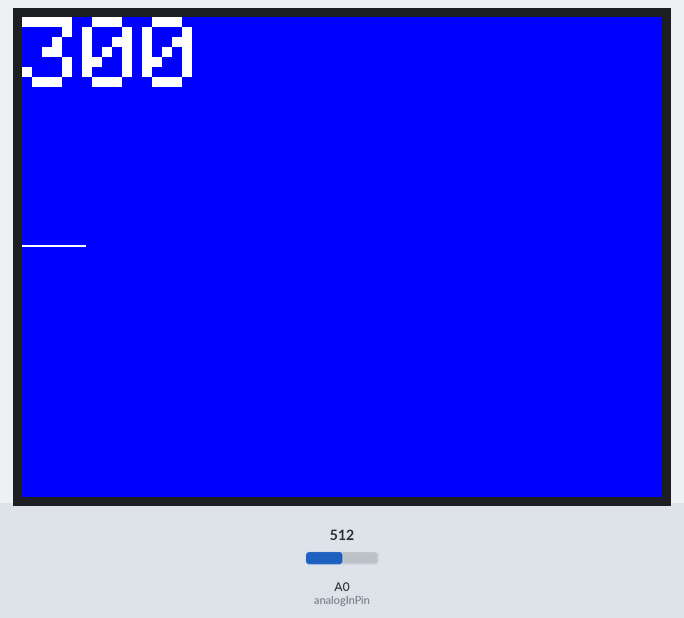
The sketch below on a simulated Arduino Uno, built with avr-gcc and run on an emulated ATmega328P. Shown: 320×240 colour display. Inputs (shaded band) come from the test bench; at power-on: A0 (analogInPin) = 512.

Above: at 1.4 s.
1.5 s: A0 (analogInPin) set to 716
At 1.88 s:
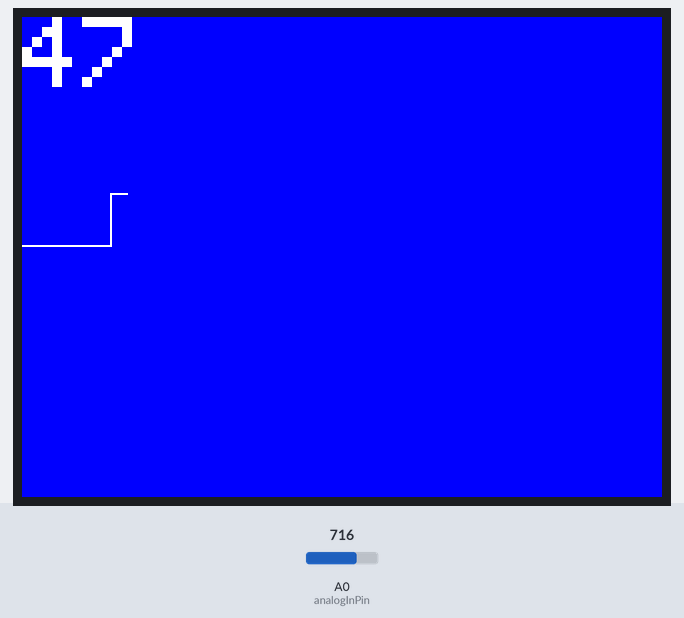
3.2 s: A0 (analogInPin) set to 900
At 3.69 s:
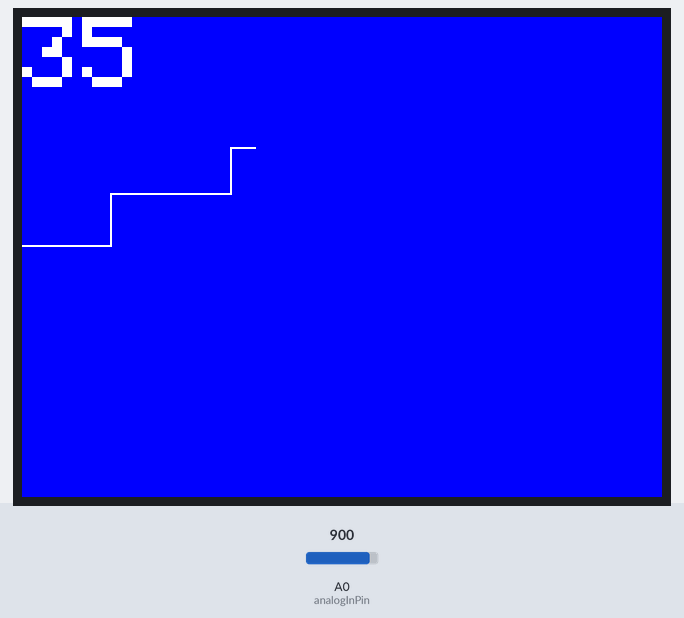
4.7 s: A0 (analogInPin) set to 1023
At 5.5 s:
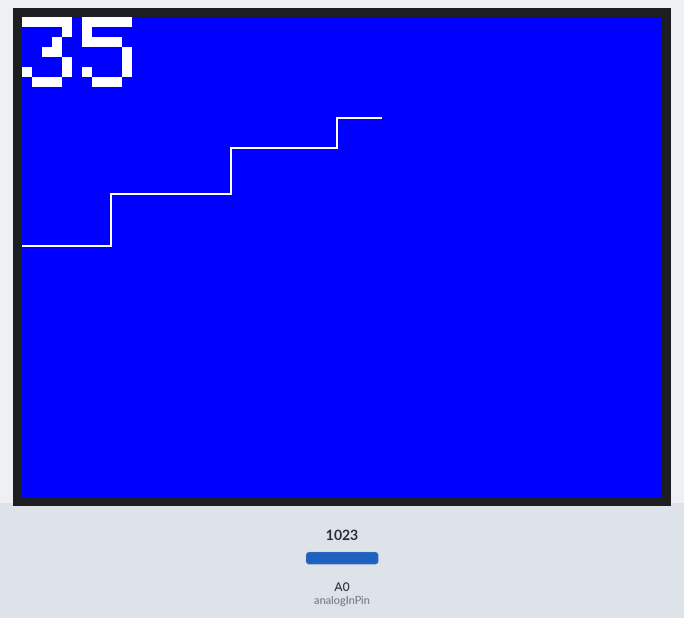
Timing chart, 0 to 7.7 s (numbered marks = the images above; inputs shaded):
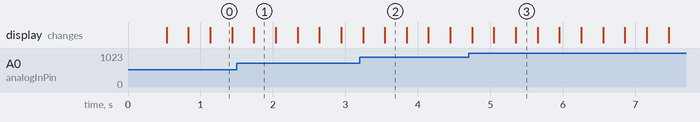

The sketch:

heart_monitor.ino
```cpp
// * ECG displayed on Adafruit 2.8" LCD v.1 * //
// * using Arduino UNO board * //
// * Written by S.Van Voorst * //

// ************************************************************ //
// *  This source code is provided by the author "AS IS",   * //
// *  without warranty of any kind, either express or implied.  * //
// ************************************************************ //

// Serial Peripheral Interface
// http://arduino.cc/en/Reference/SPI
#include "SPI.h"
#include "Adafruit_GFX.h"    // Core graphics library
#include "Adafruit_ILI9341.h" // Hardware-specific library
#include "Timer.h"

extern "C" {
#include "heart_rate_detector_arduino_interface.h"
}

// The control pins for the LCD can be assigned to any digital or
// analog pins...but we'll use the analog pins as this allows us to
// double up the pins with the touch screen (see the TFT paint example).
#define LCD_CS A3 // Chip Select goes to Analog 3
#define LCD_CD A2 // Command/Data goes to Analog 2
#define LCD_WR A1 // LCD Write goes to Analog 1
#define LCD_RD A0 // LCD Read goes to Analog 0

#define LCD_RESET A4 // Can alternately just connect to Arduino's reset pin

// For the Adafruit shield, these are the default.
#define TFT_DC 9
#define TFT_CS 10

#define BACKGROUND_COLOR ILI9341_BLUE
#define TEXT_COLOR ILI9341_WHITE
#define LINE_COLOR ILI9341_WHITE

// Use hardware SPI (on Uno, #13, #12, #11) and the above for CS/DC
Adafruit_ILI9341 tft = Adafruit_ILI9341(TFT_CS, TFT_DC);
Timer processSignalTimer;
Timer signalDisplayTimer;
Timer sensorDisplayTimer;

// Determined by AIN_SEL setting on A5 on Olimex, or A0 on BackyardBrains
const int analogInPin = A0;

// If BUFFER_LENGTH is around 640, then there is not enough memory.
// You can have a local variable of this size, but not a global.
const int BUFFER_LENGTH = 1;
int buffer[BUFFER_LENGTH];

int counter = 0;
int rawSensorValue = 0;
int sensorValue = 0;
float x1_global, y1_global, x2_global, y2_global;
// spacing = 0.25 is about 10 seconds across the screen
const float spacing = 0.25;
int heart_rate = 0;
int previous_heart_rate = 0;


void processSignal(void)
{
  // analogRead maps input voltages between 0 and 5 volts into
  // integer values between 0 and 1023 (unsigned 10 bit value,
  // returned in an int == int16 in the lower 10 bits.
  // An int stores a 16-bit (2-byte) value (int16)
  rawSensorValue = analogRead(analogInPin);
  sensorValue = rawSensorValue;
  heart_rate = heart_rate_detector_arduino_interface(rawSensorValue);

}

void displaySignal(void)
{
  //sensorValue = filtered_signal;
  sensorValue += 500;

  // tft.width() = 320
  // spacing = 0.5
  // tft.width()/spacing = 640
  if (counter > tft.width()/spacing) {
    counter = 0;
    // I think fillScreen takes long enough that I'm missing samples
    // because the heart rate measurement is always messed up after
    // fillScreen fires.  If you comment-out fillScreen, then the
    // heart rate is consistent, but the trace keeps going back over
    // itself.
    // Try overwriting the trace by reverting the color like I do in
    // displaying the heart rate.  It would require a vector of previous
    // values.
    tft.fillScreen(BACKGROUND_COLOR);

  }
  sensorValue = sensorValue >> 3;
  if (counter == 0) { x1_global = 0; y1_global = tft.height() - sensorValue; }
  if (counter > 0) {
    x2_global = counter*spacing;
    //  To make it right side up
    y2_global = tft.height() - sensorValue;
    tft.drawLine(x1_global, y1_global, x2_global, y2_global, LINE_COLOR);
    x1_global = x2_global;
    y1_global = y2_global;
  }
  counter++;
}


void displayHeartRate(void)
{
  // Set the cursor position before every print
  // Overwrite the old value with the background color
  if (previous_heart_rate != heart_rate) {
      tft.setTextColor(BACKGROUND_COLOR);
      tft.setCursor(0, 0);
      tft.println(previous_heart_rate);
      tft.setTextColor(TEXT_COLOR);
      tft.setCursor(0, 0);
      tft.println(heart_rate);
      previous_heart_rate = heart_rate;
    }
}

void setup()
{
  tft.begin();
  tft.fillScreen(BACKGROUND_COLOR);
  // setRotation(3) = landscape, right is the plugs
  // This makes it so I can see it right-side up when
  // plugged into the USB ports on the left of my laptop.
  tft.setRotation(3);
  tft.setTextSize(5);
  heart_rate_detector_arduino_interface_initialize();

  // Every n milliseconds.  5 ms = 200 samples/second = Fs of MIT database
  processSignalTimer.every(5, processSignal);
  signalDisplayTimer.every(7, displaySignal);
  sensorDisplayTimer.every(59, displayHeartRate);
  for (int n=0; n<BUFFER_LENGTH; n++) { buffer[n] = 0; }
}

void loop()
{
  processSignalTimer.update();
  signalDisplayTimer.update();
  sensorDisplayTimer.update();
}
```

heart_rate_detector_arduino_interface.c
```cpp
/*
 * File: heart_rate_detector_arduino_interface.c
 *
 * MATLAB Coder version            : 2.8
 * C/C++ source code generated on  : 23-Oct-2017 11:57:38
 */

/* Include Files */
#include "heart_rate_detector_arduino_interface.h"

/* Variable Definitions */
static int x1;
static int x2;
static int x3;
static int x4;
static int x5;
static int x6;
static int x7;
static int x8;
static int x9;
static int x10;
static int b_y1;
static int y2;
static int x;
static int data[32];
static int n;
static int b_x1;
static int b_x2;
static int b_x3;
static int b_x4;
static int runningSum;
static boolean_T runningSum_not_empty;
static int x0;
static int c_x1;
static int c_x2;
static int c_x3;
static int c_x4;
static int b_x5;
static int b_x6;
static int b_x7;
static int b_x8;
static int b_x9;
static int b_x10;
static int x11;
static int x12;
static int x13;
static int x14;
static int x15;
static int maxPeak;
static boolean_T maxPeak_not_empty;
static int lastDatum;
static unsigned int timeSinceMax;
static int count;
static int lastQRSDelay;
static unsigned char b_n;
static int z[8];
static int lastY;

/* Function Declarations */
static int deriv1(int b_x0);
static void deriv1_init(void);
static void filter8_init(void);
static int heart_rate_detector(int u);
static int hpfilt(int u);
static void hpfilt_init(void);
static int lpfilt(int b_x);
static void lpfilt_init(void);
static void qrs_delay_init(void);

/* Function Definitions */

/*
 * deriv1 implements the derivative approximation represented by
 *   the difference equation:
 *
 *  y[n] = 2*x[n] + x[n-1] - x[n-3] - 2*x[n-4]
 *
 *   The filter has a delay of 2.
 * Arguments    : int b_x0
 * Return Type  : int
 */
static int deriv1(int b_x0)
{
  int y;
  y = (((b_x0 << 1) + b_x1) - b_x3) - (b_x4 << 1);
  b_x4 = b_x3;
  b_x3 = b_x2;
  b_x2 = b_x1;
  b_x1 = b_x0;
  return y;
}

/*
 * Arguments    : void
 * Return Type  : void
 */
static void deriv1_init(void)
{
  b_x1 = 0;
  b_x2 = 0;
  b_x3 = 0;
  b_x4 = 0;
}

/*
 * Arguments    : void
 * Return Type  : void
 */
static void filter8_init(void)
{
  int i;
  b_n = 0;
  for (i = 0; i < 8; i++) {
    z[i] = 0;
  }

  lastY = 0;
}

/*
 * heart_rate_detector QRS detection based on heart_rate_detector in picqrs.c from
 *  Open Source ECG Analysis (OSEA)
 *  http://www.eplimited.com/confirmation.htm
 * Arguments    : int u
 * Return Type  : int
 */
static int heart_rate_detector(int u)
{
  int heart_rate;
  int lp;
  int hp;
  int d;
  int avg;
  int pk;
  int c[8];
  int m;
  int k;
  unsigned int y;
  unsigned int q;
  unsigned int b_x;
  heart_rate = 0;
  lp = lpfilt(u);
  hp = hpfilt(lp);
  d = deriv1(hp);

  /*  mvwint() implements a moving window integrator, averaging */
  /*  the signal values over the last 16 */
  avg = 0;
  if (!runningSum_not_empty) {
    runningSum = 0;
    runningSum_not_empty = true;
    x0 = 0;
    c_x1 = 0;
    c_x2 = 0;
    c_x3 = 0;
    c_x4 = 0;
    b_x5 = 0;
    b_x6 = 0;
    b_x7 = 0;
    b_x8 = 0;
    b_x9 = 0;
    b_x10 = 0;
    x11 = 0;
    x12 = 0;
    x13 = 0;
    x14 = 0;
    x15 = 0;
  } else {
    runningSum -= x15;
    x15 = x14;
    x14 = x13;
    x13 = x12;
    x12 = x11;
    x11 = b_x10;
    b_x10 = b_x9;
    b_x9 = b_x8;
    b_x8 = b_x7;
    b_x7 = b_x6;
    b_x6 = b_x5;
    b_x5 = c_x4;
    c_x4 = c_x3;
    c_x3 = c_x2;
    c_x2 = c_x1;
    c_x1 = x0;
    if (d < 0) {
      x0 = -d;
    } else {
      x0 = d;
    }

    runningSum += x0;
    avg = runningSum >> 4;
  }

  /*  peak() takes a datum as input and returns a peak height */
  /*  when the signal returns to half its peak height, or it has been */
  /*  95 ms since the peak height was detected. */
  pk = 0;
  if (!maxPeak_not_empty) {
    maxPeak = 0;
    maxPeak_not_empty = true;
    lastDatum = 0;
    timeSinceMax = 0U;
  } else {
    if (timeSinceMax > 0U) {
      timeSinceMax++;
    }

    if ((avg > lastDatum) && (avg > maxPeak)) {
      /*  rising slope */
      maxPeak = avg;
      if (maxPeak > 2048) {
        /*  reset timeSinceMax  */
        /*  Not sure what maxPeak > 2 means with scaling? */
        timeSinceMax = 1U;
      }
    } else if (avg < (maxPeak >> 1)) {
      /*  middle of falling slope */
      /*  Less than half the peak height */
      pk = maxPeak;
      maxPeak = 0;
      timeSinceMax = 0U;
    } else {
      if (timeSinceMax > 19U) {
        pk = maxPeak;
        maxPeak = 0;
        timeSinceMax = 0U;
      }
    }

    lastDatum = avg;
  }

  /*  Normal low range for a QRS detection is 60ms. */
  /*  Characteristics of the Normal ECG. Frank G. Yanowitz, */
  /*  MD. Professor of Medicine. University of Utah School of */
  /*  Medicine. http://ecg.utah.edu. */
  count++;
  if (pk != 0) {
    z[(unsigned char)(b_n + 1U) - 1] = pk;
    b_n = (unsigned char)((unsigned char)(b_n + 1U) & 7);
    for (m = 0; m < 8; m++) {
      c[m] = z[m] >> 3;
    }

    lastY = c[0];
    for (k = 0; k < 7; k++) {
      lastY += c[k + 1];
    }
  }

  if ((pk > lastY) && (count > 12)) {
    lastQRSDelay = count;
    count = 0;
  }

  if (lastQRSDelay != 0) {
    /*  (1000 ms/s * 60s/m) / (samples per ms) / (QRSDelay samples) */
    if (lastQRSDelay == 0) {
      heart_rate = MAX_int16_T;
    } else if (lastQRSDelay == 1) {
      heart_rate = 12000;
    } else if (lastQRSDelay == -1) {
      heart_rate = -12000;
    } else {
      if (lastQRSDelay >= 0) {
        y = (unsigned int)lastQRSDelay;
      } else if (lastQRSDelay == MIN_int16_T) {
        y = 32768U;
      } else {
        y = (unsigned int)-lastQRSDelay;
      }

      q = 12000U / y;
      b_x = 12000U - q * y;
      if ((b_x > 0U) && (b_x >= (y >> 1U) + (y & 1U))) {
        q++;
      }

      heart_rate = (int)q;
      if (lastQRSDelay < 0) {
        heart_rate = -(int)q;
      }
    }
  }

  /* { */
  /*     coder.inline('never'); */
  /*     R = my_replacements(replacement_lib); */
  /*     x = cast(u, 'like', T.data); */
  /*     heart_rate = cast(0,'like',T.heart_rate_output); */
  /*     lp = R.lpfilt(x); */
  /*     hp = R.hpfilt(lp); */
  /*     d = R.deriv1(hp); */
  /*     a = abs(d); */
  /*     avg = R.mvwint(a); */
  /*     pk = R.peak(avg); */
  /*  */
  /*     [QRSDelay, threshold] = R.qrs_delay(pk); */
  /*     if QRSDelay ~= 0 */
  /*         % (1000 ms/s * 60s/m) / (samples per ms) / (QRSDelay samples) */
  /*         heart_rate(:) = cast(60000 / SAMPLES_PER_MS,'like',T.int) / QRSDelay; */
  /*     end */
  /* } */
  return heart_rate;
}

/*
 * hpfilt() implements the high pass filter represented by the following
 *   difference equation:
 *
 *        x[n] = x[n-1] + u[n] - u[n-32]
 *        y[n] = u[n-16] - x[n] ;
 *
 *   Note that the filter delay is 15.5 samples
 * Arguments    : int u
 * Return Type  : int
 */
static int hpfilt(int u)
{
  int y;

  /*  Circular buffer n */
  x = (x + u) - data[n];
  y = data[(n - 16) & 31] - (x >> 5);
  data[n] = u;
  n = (n + 1) & 31;
  return y;
}

/*
 * Arguments    : void
 * Return Type  : void
 */
static void hpfilt_init(void)
{
  x = 0;
  memset(&data[0L], 0, sizeof(int) << 5);
  n = 0;
}

/*
 * lpfilt() implements the digital filter represented by the difference
 *   equation:
 *
 *   y[n] = 2*y[n-1] - y[n-2] + x[n] - 2*x[n-5] + x[n-10]
 *
 *  Note that the filter delay is five samples.
 *
 *   y(n) = 2*y(n-1) - y(n-2) + x(n) - 2*x(n-5) + x(n-10)
 *
 *        1*y(n) - 2*y(n-1) + 1*y(n-2) = 1*x(n) + 0*x(n-1) + 0*x(n-2) + 0*x(n-3) +  0*x(n-4) - 2*x(n-5) + 0*x(n-6) + 0*x(n-7) + 0*x(n-8)  + 0*x(n-9) + 1*x(n-10)
 *   a = [1       -2          1];   b = [1        0          0          0           0         -2          0          0          0           0          1];
 *
 *  Lowpass filter coefficients.  The roots of a are on the unit circle, but
 *  they exactly cancel with roots of b.
 *  Dividing numerator and denominator gives q = [1 2 3 4 5 4 3 2 1].
 *  It's counting on perfect cancellation in order to get a filter that only
 *  has powers of two for coefficients.
 *  b = [1  0   0   0    0  -2   0   0   0    0   1];
 *  a = [1  -2  1];
 *  roots_a = roots(a)
 *  [q,r] = deconv(b,a) %#ok<*NOPTS>
 * Arguments    : int b_x
 * Return Type  : int
 */
static int lpfilt(int b_x)
{
  int y;
  int b_y0;
  b_y0 = ((((b_y1 << 1) - y2) + b_x) - (x5 << 1)) + x10;
  y2 = b_y1;
  b_y1 = b_y0;
  y = b_y0 >> 5;
  x10 = x9;
  x9 = x8;
  x8 = x7;
  x7 = x6;
  x6 = x5;
  x5 = x4;
  x4 = x3;
  x3 = x2;
  x2 = x1;
  x1 = b_x;
  return y;
}

/*
 * Arguments    : void
 * Return Type  : void
 */
static void lpfilt_init(void)
{
  x1 = 0;
  x2 = 0;
  x3 = 0;
  x4 = 0;
  x5 = 0;
  x6 = 0;
  x7 = 0;
  x8 = 0;
  x9 = 0;
  x10 = 0;
  b_y1 = 0;
  y2 = 0;
}

/*
 * Arguments    : void
 * Return Type  : void
 */
static void qrs_delay_init(void)
{
  count = 0;
  lastQRSDelay = 0;
}

/*
 * Maintain the int16 output for the Arduino interface.
 *  Expects input x to be signed 16-bit fixed-point or integer.
 * Arguments    : int b_x
 * Return Type  : int
 */
int heart_rate_detector_arduino_interface(int b_x)
{
  int hr;
  hr = heart_rate_detector(b_x);
  return hr;
}

/*
 * Arguments    : void
 * Return Type  : void
 */
void heart_rate_detector_arduino_interface_initialize(void)
{
  maxPeak_not_empty = false;
  runningSum_not_empty = false;
  lpfilt_init();
  hpfilt_init();
  deriv1_init();
  qrs_delay_init();
  filter8_init();
}

/*
 * Arguments    : void
 * Return Type  : void
 */
void heart_rate_detector_arduino_interface_terminate(void)
{
  /* (no terminate code required) */
}

/*
 * File trailer for heart_rate_detector_arduino_interface.c
 *
 * [EOF]
 */
```

heart_rate_detector_arduino_interface.h
```cpp
/*
 * File: heart_rate_detector_arduino_interface.h
 *
 * MATLAB Coder version            : 2.8
 * C/C++ source code generated on  : 23-Oct-2017 11:57:38
 */

#ifndef __HEART_RATE_DETECTOR_ARDUINO_INTERFACE_H__
#define __HEART_RATE_DETECTOR_ARDUINO_INTERFACE_H__

/* Include Files */
#include <stddef.h>
#include <stdlib.h>
#include <string.h>
#include "rtwtypes.h"
#include "heart_rate_detector_arduino_interface_types.h"

/* Function Declarations */
extern int heart_rate_detector_arduino_interface(int b_x);
extern void heart_rate_detector_arduino_interface_initialize(void);
extern void heart_rate_detector_arduino_interface_terminate(void);

#endif

/*
 * File trailer for heart_rate_detector_arduino_interface.h
 *
 * [EOF]
 */
```

heart_rate_detector_arduino_interface_types.h
```cpp
/*
 * File: heart_rate_detector_arduino_interface_types.h
 *
 * MATLAB Coder version            : 2.8
 * C/C++ source code generated on  : 23-Oct-2017 11:57:38
 */

#ifndef __HEART_RATE_DETECTOR_ARDUINO_INTERFACE_TYPES_H__
#define __HEART_RATE_DETECTOR_ARDUINO_INTERFACE_TYPES_H__

/* Include Files */
#include "rtwtypes.h"
#endif

/*
 * File trailer for heart_rate_detector_arduino_interface_types.h
 *
 * [EOF]
 */
```

Source omitted: rtwtypes.h (4269 bytes)
